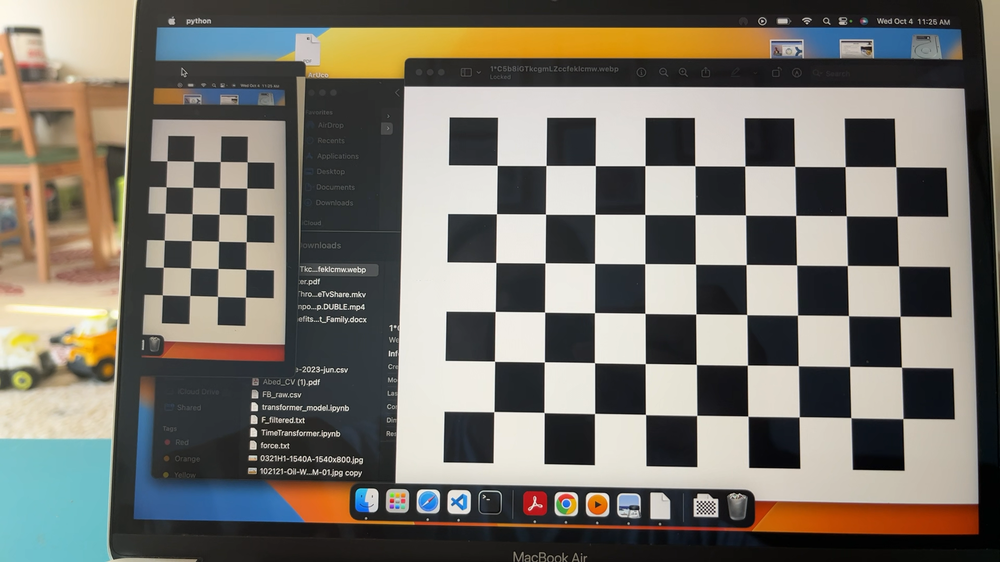
#> input picture 3_Camera-Calibration/imgs/img3.png, 1000 x 562 px, shrunk from 1920 x 1080 before the run, found by its file name
$ python undistortion.py
#> lines starting #> are read from the running program, lines starting #| are printed output that depends on the picture
import pickle
import cv2


with open("./3_Camera-Calibration/results/cameraMatrix.pkl", 'rb') as f:
#> (reads 3_Camera-Calibration/results/cameraMatrix.pkl from the repository)
    cameraMatrix = pickle.load(f)
with open("./3_Camera-Calibration/results/dist.pkl", 'rb') as f:
#> (reads 3_Camera-Calibration/results/dist.pkl from the repository)
    dist = pickle.load(f)
with open("./3_Camera-Calibration/results/rvecs.pkl", 'rb') as f:
#> (reads 3_Camera-Calibration/results/rvecs.pkl from the repository)
    rvecs = pickle.load(f)
with open("./3_Camera-Calibration/results/tvecs.pkl", 'rb') as f:
#> (reads 3_Camera-Calibration/results/tvecs.pkl from the repository)
    tvecs = pickle.load(f)
with open("./3_Camera-Calibration/results/objpoints.pkl", 'rb') as f:
    objpoints = pickle.load(f)
with open("./3_Camera-Calibration/results/imgpoints.pkl", 'rb') as f:
    imgpoints = pickle.load(f)


img = cv2.imread("./3_Camera-Calibration/imgs/img3.png")
#> img is the input picture: shape (562, 1000, 3); mean B, G, R 106, 114.9, 119.2
h,  w = img.shape[:2]
#> h = 562; w = 1000
newCameraMatrix, roi = cv2.getOptimalNewCameraMatrix(cameraMatrix, dist, (w,h), 1, (w,h))
#> roi = (14, 9, 985, 551)

# Undistort
dst = cv2.undistort(img, cameraMatrix, dist, None, newCameraMatrix)
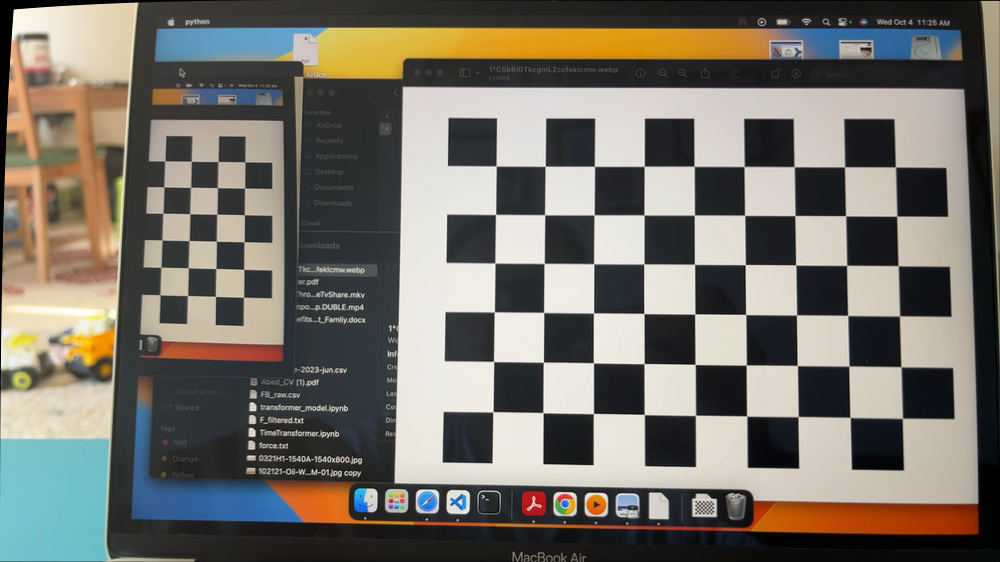
#> dst: shape (562, 1000, 3); mean B, G, R 105.1, 113.8, 118

# crop the image
x, y, w, h = roi
#> x = 14; y = 9; w = 985; h = 551
dst = dst[y:y+h, x:x+w]
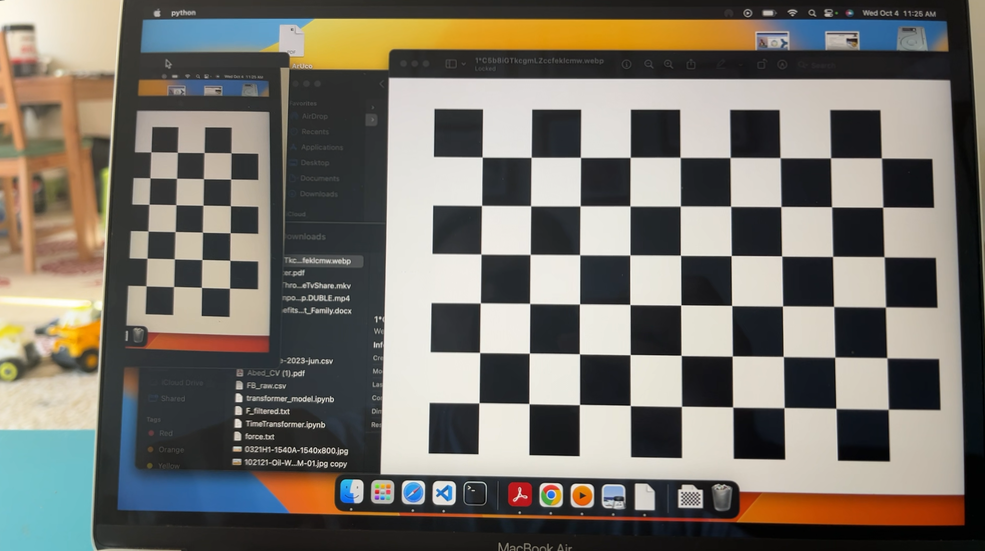
#> dst: shape (551, 985, 3); mean B, G, R 106.2, 115, 119.5
cv2.imwrite("./3_Camera-Calibration/imgs/caliResult_undistort.png", dst)

# Undistort with Remapping
mapx, mapy = cv2.initUndistortRectifyMap(cameraMatrix, dist, None, newCameraMatrix, (w,h), 5)
dst = cv2.remap(img, mapx, mapy, cv2.INTER_LINEAR)
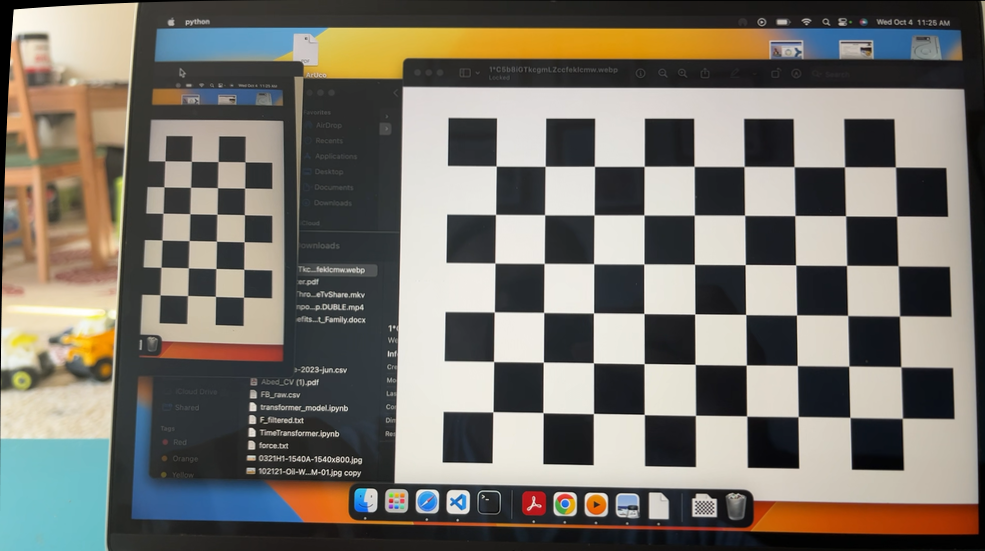
#> dst: shape (551, 985, 3); mean B, G, R 107.2, 116, 120.5

# crop the image
x, y, w, h = roi
dst = dst[y:y+h, x:x+w]
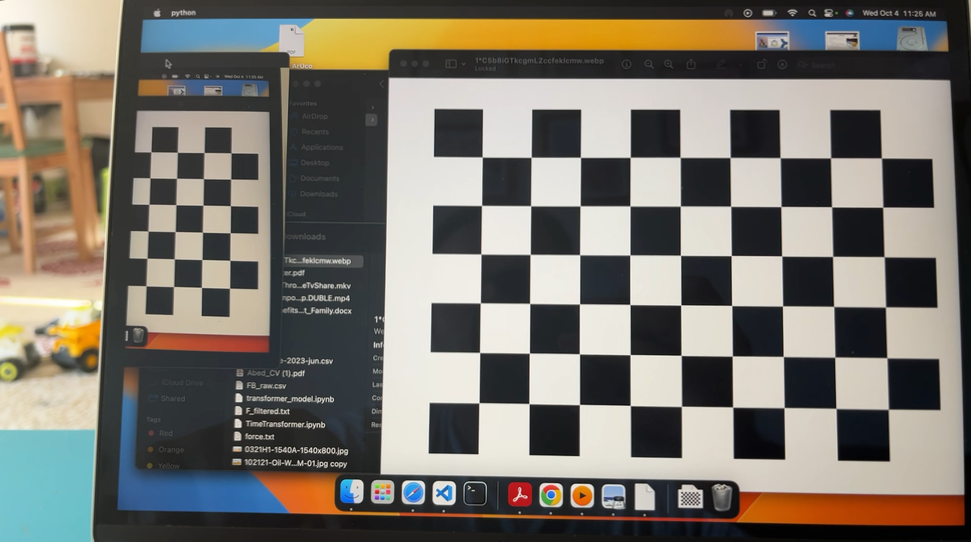
#> dst: shape (542, 971, 3); mean B, G, R 108.2, 117.1, 121.8
cv2.imwrite("./3_Camera-Calibration/imgs/caliResult_remap.png", dst)

# Reprojection Error
mean_error = 0
for i in range(len(objpoints)):
    imgpoints2, _ = cv2.projectPoints(objpoints[i], rvecs[i], tvecs[i], cameraMatrix, dist)
    error = cv2.norm(imgpoints[i], imgpoints2, cv2.NORM_L2)/len(imgpoints2)
    mean_error += error

print( "total error: {}".format(mean_error/len(objpoints)) )
